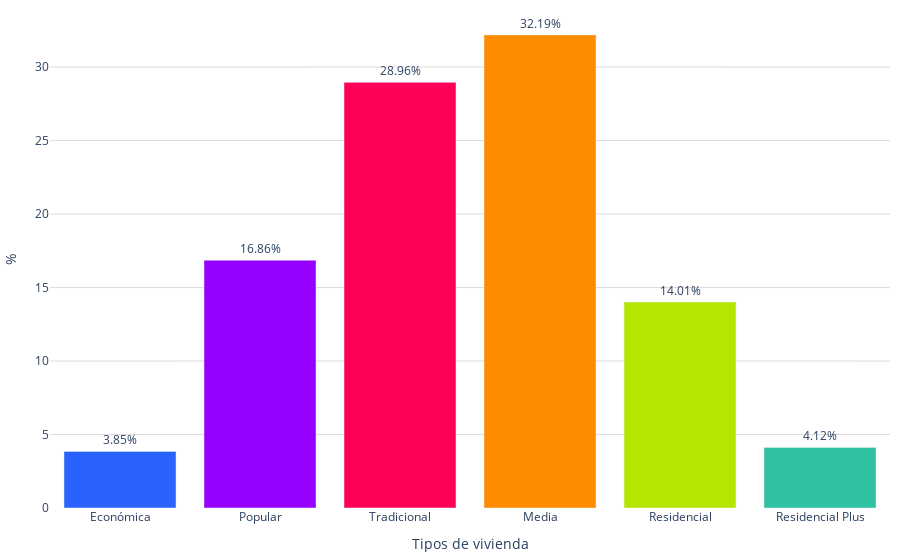

The cell this chart's notebook holds for it:
### Code cell
labels = creditos_vivienda['vivienda_valor']
values = creditos_vivienda['promedio']
colores = ['#2962ff', '#9500ff', '#ff0059', '#ff8c00', '#b4e600', '#2EC2A2','#E50CB6']

fig = go.Figure()
fig.add_trace(go.Bar(
        x=labels, 
        y=values, 
        marker_color=colores,
        text=values,  # Texto que se mostrará en las barras (porcentaje)
        textposition='outside',  # Posición del texto (puede ser 'inside' o 'outside')
        texttemplate='%{text:.2f}%', 
    )
)    
fig.update_layout(
    #barmode='stack', 
    #title='Distribución de créditos por vivienda valor (2022)',
    #title_font_size = 22,
    xaxis=dict(title="Tipos de vivienda"),
    yaxis=dict(
        title='%', # Título del eje y
        gridcolor='#dddcda', # Color de las líneas que dividen los rangos del eje Y         
    ),  margin=dict(l=10, r=10, t=10, b=10),  # Ajusta los márgenes (left, right, top, bottom)
    plot_bgcolor='rgba(0,0,0,0)',  # Color de fondo del gráfico
    legend=dict(
        yanchor="top",
        y=0.99,
    )
)

# Exportar gráfica como archivo HTML
def guardar_grafico_como_html(fig, nombre_archivo, carpeta='assets\graficas'):
    # Crear la carpeta si no existe
    if not os.path.exists(carpeta):
        os.makedirs(carpeta)
    config = {
        'displaylogo': False,  # Ocultar el logo de Plotly
        'modeBarButtonsToRemove': [
            'toImage',       # Botón para guardar como imagen
            'select2d',      # Box select
            'lasso2d',       # Lasso select
            'resetScale2d',  # Reset Axes
        ]
    }
    # Gráfica como archivo HTML en la carpeta especificada
    pio.write_html(fig, f'{carpeta}/{nombre_archivo}.html', config=config)

guardar_grafico_como_html(fig, 'g_bar_creditos_vivienda_2023', carpeta='assets\graficas')
fig.show()

### Figure 1 — Plotly figure (JSON) as saved in the notebook; plotly's stock layout.template omitted (floating-point values rounded to 4 significant figures)
{"data": [{"marker": {"color": ["#2962ff", "#9500ff", "#ff0059", "#ff8c00", "#b4e600", "#2EC2A2", "#E50CB6"]}, "text": [3.85, 16.86, 28.96, 32.19, 14.01, 4.12], "textposition": "outside", "texttemplate": "%{text:.2f}%", "type": "bar", "x": ["Económica", "Popular", "Tradicional", "Media", "Residencial", "Residencial Plus"], "y": [3.85, 16.86, 28.96, 32.19, 14.01, 4.12]}], "layout": {"legend": {"y": 0.99, "yanchor": "top"}, "margin": {"b": 10, "l": 10, "r": 10, "t": 10}, "plot_bgcolor": "rgba(0,0,0,0)", "xaxis": {"title": {"text": "Tipos de vivienda"}}, "yaxis": {"gridcolor": "#dddcda", "title": {"text": "%"}}}}
